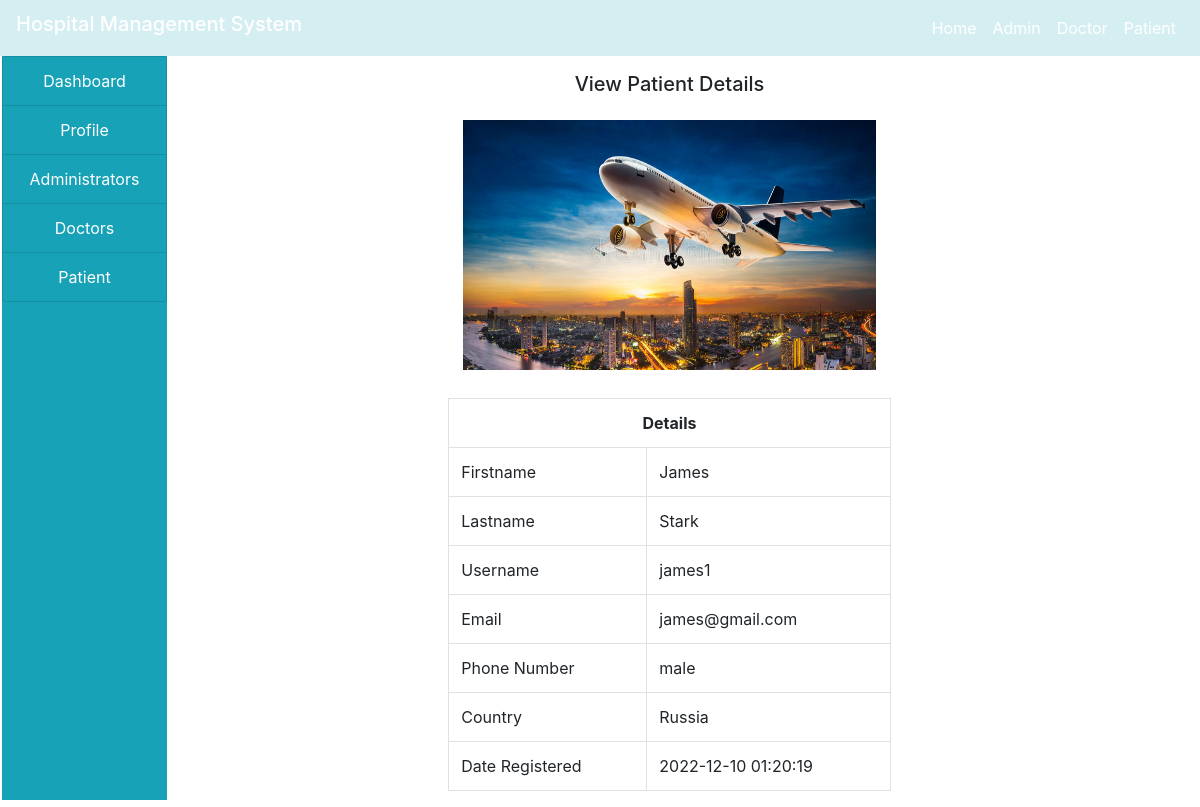
Screenshot of /admin/view.php?id=1 with the database file from the repository.
### tables this page shows
CREATE TABLE `patient` (
  `id` int(11) NOT NULL,
  `firstname` varchar(30) NOT NULL,
  `lastname` varchar(30) NOT NULL,
  `username` varchar(50) NOT NULL,
  `email` varchar(40) NOT NULL,
  `gender` varchar(10) NOT NULL,
  `phone` varchar(20) NOT NULL,
  `country` varchar(30) NOT NULL,
  `password` varchar(50) NOT NULL,
  `date_reg` varchar(50) NOT NULL,
  `profile` varchar(40) NOT NULL
);

### admin/view.php (the view, shortened to what this page needs)
<!DOCTYPE html>
<html>
<head>
</head>
<body>
	<?php
		include("../project/home.php");
		include("../project/connection.php");
	?>
	<div class="container-fluid">
		<div class="col-md-12">
			<div class="row">
				<div class="col-md-2" style="margin-left: -28px;">
					<?php
					include("side_navBar.php");
					?>
				</div>
				<div class="col-md-10">
					<h5 class="text-center my-3">View Patient Details</h5>
					<?php
					if(isset($_GET['id']))
					{
						$id = $_GET['id'];
						$query = "SELECT * from patient where id='$id'";
						$res = mysqli_query($connect,$query);
						$row = mysqli_fetch_array($res);
					}
				    ?>
				    <div class="col-md-12">
				    	<div class="row">
				    		<div class="col-md-3"></div>
				    		<div class="col-md-6">
				    			<?php
				    			    echo "<img src='../patient/img/".$row['profile']."'class='col-md-12 my-2' height='250px;''>";
				    			?>
				    			<table class="table table-bordered" style="margin-top: 20px;">
									<tr>
										<th colspan="2" class="text-center">Details</th>
									</tr>
									<tr>
										<td>Firstname</td>
										<td><?php echo $row['firstname']; ?></td>
									</tr>
									<tr>
										<td>Lastname</td>
										<td><?php echo $row['lastname']; ?></td>
									</tr>
									<tr>
										<td>Username</td>
										<td><?php echo $row['username']; ?></td>
									</tr>
									<tr>
										<td>Email</td>
										<td><?php echo $row['email']; ?></td>
									</tr>
									<tr>
										<td>Phone Number</td>
										<td><?php echo $row['phone']; ?></td>
									</tr>
									<tr>
										<td>Country</td>
										<td><?php echo $row['country']; ?></td>
									</tr>
									<tr>
										<td>Date Registered</td>
										<td><?php echo $row['date_reg']; ?></td>
									</tr>
								</table>
				    		</div>
				    	</div>
				    </div>
				</div>
			</div>
		</div>
	</div>
</body>
</html>

### rows the page displays
patient: profile (picture), firstname "James", lastname "Stark", username "james1", email "james@gmail.com", phone "male", country "Russia", date_reg "2022-12-10 01:20:19"
